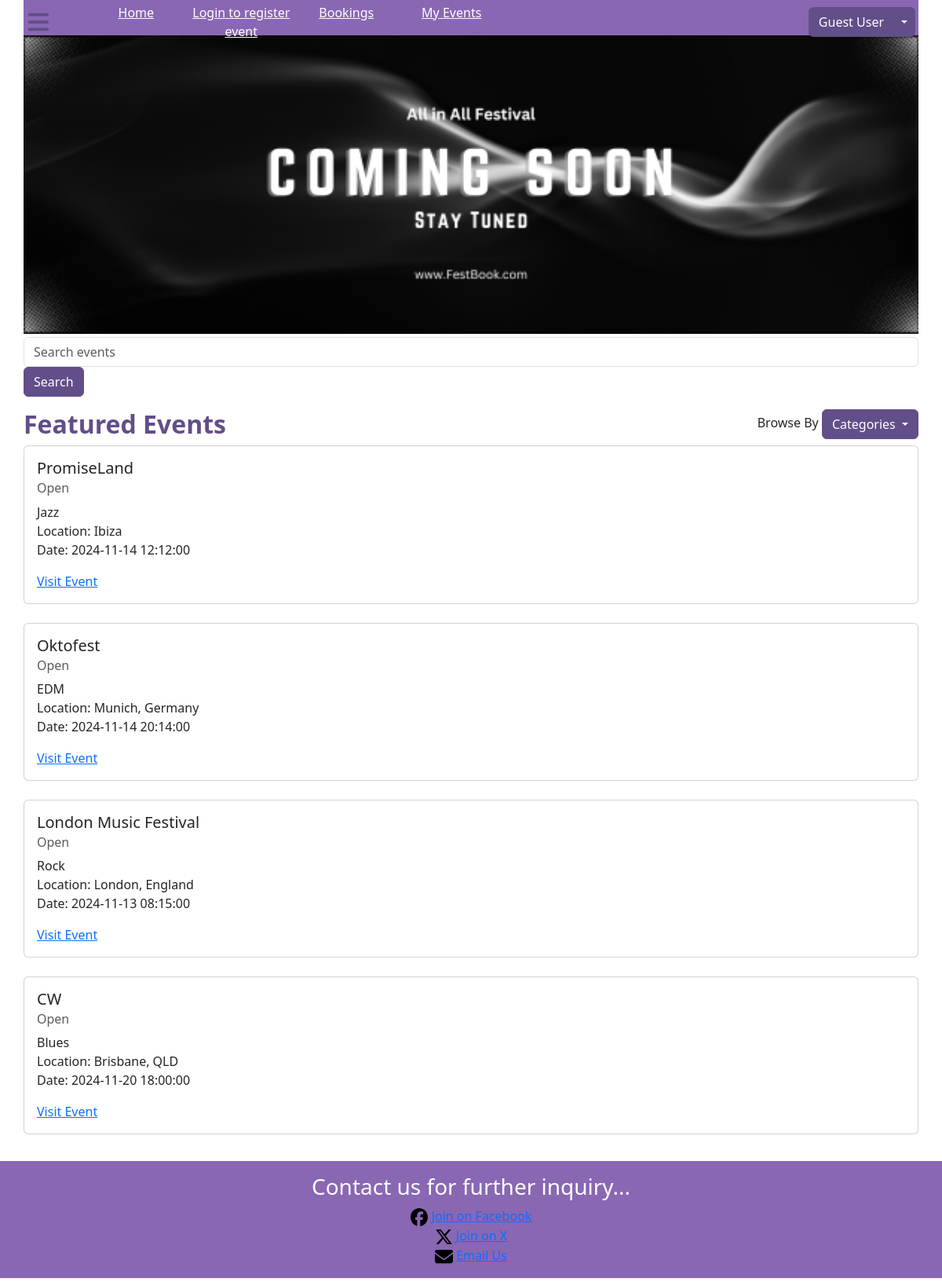
The page / on the database its author committed.
### website/models.py (models this page shows)
class Event(db.Model):
    __tablename__ = 'events'
    id = db.Column(db.Integer, primary_key=True)
    event_name = db.Column(db.String(300), unique=True, nullable=False)
    location = db.Column(db.String(150), unique=False, nullable=False)
    event_date = db.Column(db.DateTime, nullable=False)
    category_id = db.Column(db.Integer, db.ForeignKey('categories.id'), nullable=False)
    status_id = db.Column(db.Integer, db.ForeignKey('statuses.id'), nullable=False)
    start_from = db.Column(db.Time, nullable=False)
    end_to = db.Column(db.Time, nullable=False)
    description = db.Column(db.String(300), unique=False, nullable=False)
    image_path = db.Column(db.String(500), unique=False, nullable=False)
    no_of_tickets = db.Column(db.Integer, nullable=False)
    owner_id = db.Column(db.Integer, db.ForeignKey('users.id'), nullable=False)
    status = db.relationship('Status', backref='events')
    category = db.relationship('Category', backref='events')
    owner = db.relationship('User', backref='events')

class Status(db.Model):
    __tablename__ = 'statuses'
    id = db.Column(db.Integer, primary_key=True)
    status_name = db.Column(db.String(200), unique=True, nullable=False)
    description = db.Column(db.String(300), unique=True, nullable=False)

class Category(db.Model):
    __tablename__ = 'categories'
    id = db.Column(db.Integer, primary_key=True)
    category_name = db.Column(db.String(200), unique=True, nullable=False)
    description = db.Column(db.String(300), unique=True, nullable=False)

### website/views.py (the view)
@main_bp.route('/')
def index():
    search_query = request.args.get('search', '')
    selected_category_id = request.args.get('category', type=int)
    query = Event.query
    if search_query:
        query = query.filter( Event.event_name.ilike(f'%{search_query}%'))
    if selected_category_id:
        query = query.filter_by(category_id = selected_category_id)
    user = current_user
    categories = Category.query.all()
    events = query.all()
    return render_template('main.html',user=user, events=events, categories=categories, selected_category=selected_category_id)

### website/templates/main.html (shortened to what this page needs)
{% extends "base.html" %}
{% block styles %}
<link rel="stylesheet" href="{{ url_for('static', filename='style/home.css') }}">
{% endblock %}
{% block content %}
<div class="container">
      <div class="banner container">
        <img width="100%" class="img-fluid" src="static/img/Banner.png" alt="">
      </div>
      <div class="container mt-1 search">
        <div class="row align-items-center">
          <form action="/" method="get" class="">
            <div class="col p-0">
              <input type="text" class="form-control" placeholder="Search events" name="search">
            </div>
            <div class="col">
                <button type="submit" class="btn btn-primary">Search</button>
            </div>
           </form>
        </div>
      </div>
      <div class="row justify-content-between">
        <div class="col">
          <p class="h2 sub-header"><strong>Featured Events</strong></p>
        </div>
        <div class="col">
          <div class="dropdown text-end">
            Browse By
            <button class="btn btn-primary dropdown-toggle" type="button" data-bs-toggle="dropdown" aria-expanded="false">
              Categories
            </button>
          </div>
        </div>
      </div>
      <div class="container">
        {% for event in events %}
        <div class="card">
          <div class="card-body">
            <h5 class="card-title">{{ event.event_name }}</h5>
            <h6 class="card-subtitle mb-2 text-body-secondary">{{ event.status.status_name }}</h6>
            <p class="card-text">{{ event.category.category_name }} <br/>
            Location: {{ event.location }}<br/>
            Date: {{ event.event_date }}</p>
            <a href="/event/{{ event.id }}" class="card-link">Visit Event</a>
          </div>
        </div>
        <br/>
        {% endfor %}
      </div>
</div>
{% endblock %}

### website/templates/base.html (shortened to what this page needs)
<html>
<head>
    <link href="https://cdn.jsdelivr.net/npm/bootstrap@5.3.2/dist/css/bootstrap.min.css" rel="stylesheet">
    <link rel="stylesheet" href="{{ url_for('static', filename='style/base.css') }}">
    {% block styles %}
    {% endblock %}
</head>
<body>
    <header>
        <nav>
            <div class="container nav-bar p-1 z-3">
                <div class="row align-items-center">
                  <div class="col-1">
                    <img class="menu" src= "{{ url_for('static', filename='img/bars-solid.svg') }}" alt="menu..">
                  </div>
                  <div class="col nav text-center">
                    <div class="row">
                      <div class="col p-0">
                        <a class="link" href="/">Home</a>
                      </div>
                      <div class="col p-0">
                        {% if user and user.is_authenticated %}
                        <a class="link" href='/register-event'>Register Yours</a>
                        {% else %}
                        <a class="link" href='/login'>Login to register event</a>
                        {% endif %}
                      </div>
                      <div class="col p-0">
                        <a class="link" href="/orders">Bookings</a>
                      </div>
                      <div class="col p-0">
                        <a class="link" href="/my-events">My Events</a>
                      </div>
                    </div>
                  </div>
                  <div class="col white text-end">
                    <div class="btn-group">
                      <button type="button" class="btn btn-primary">{{ user.user_name if user and user.is_authenticated else 'Guest User' }}</button>
                      <button type="button" class="btn btn-primary dropdown-toggle dropdown-toggle-split" data-bs-toggle="dropdown" aria-expanded="false">
                      </button>
                    </div>
                  </div>
                </div>
            </div>
        </nav>
    </header>
    <main>
    {% block content %}
    {% endblock %}
    </main>
    <footer class="footer">
        <div class="container text-center">
            <p class="h3">Contact us for further inquiry...</p>
            <div>
              <img class="" src="static/img/fb-solid.svg" width="2%">
              <a href="www.facebook.com/festbook">Join on Facebook</a>
            </div>
            <div>
              <img class="" src="static/img/x-solid.svg" width="2%">
              <a href="www.twitter.com/festbook">Join on X</a>
            </div>
            <div>
              <img class="" src="static/img/mail-solid.svg" width="2%">
              <a href="mailto:front@festbook.org">Email Us</a>
            </div>
        </div>
    </footer>
</body>
</html>

### website/static/style/base.css (style rules this page uses)
.menu { width: 30px; height: 30px; }
.nav-bar { height: 45px; background: #8967B3 ; padding: 3px; position: sticky; top: 0; }
.white { color: #FFFFFF }
.container { padding: 0px; }
.btn-primary { color: #FFFF; background: #624E88; border-color: #624E88; }
.nav { display: none; color: #FFFFFF; }
.banner { display: none; }
.link { color: #FFFFFF; }
.footer { color:#FFFFFF; background: #8967B3; margin-top: 10px; margin-bottom: 5px; padding: 1em; }
@media (min-width: 768px) { .banner { display: block; } }
@media (min-width: 768px) { .nav { display: inline; } }

### website/static/style/home.css (style rules this page uses)
.sub-header { color: #624E88; }

### rows shown on the page
Event: event_name "PromiseLand", status.status_name "Open", category.category_name "Jazz", location "Ibiza", event_date "2024-11-14 12:12:00"
Event: event_name "Oktofest", status.status_name "Open", category.category_name "EDM", location "Munich, Germany", event_date "2024-11-14 20:14:00"
Event: event_name "London Music Festival", status.status_name "Open", category.category_name "Rock", location "London, England", event_date "2024-11-13 08:15:00"
Event: event_name "CW", status.status_name "Open", category.category_name "Blues", location "Brisbane, QLD", event_date "2024-11-20 18:00:00"

### other values the page prints
{{ user.user_name if user and user.is_authenticated else 'Guest User' }} "Guest User"
